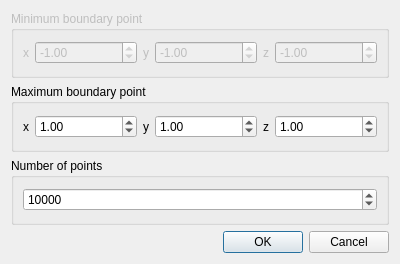
<?xml version="1.0" encoding="UTF-8"?>
<ui version="4.0">
 <class>GenerateDataUniformDialog</class>
 <widget class="QDialog" name="GenerateDataUniformDialog">
  <property name="geometry">
   <rect>
    <x>0</x>
    <y>0</y>
    <width>400</width>
    <height>264</height>
   </rect>
  </property>
  <property name="windowTitle">
   <string>Dialog</string>
  </property>
  <layout class="QVBoxLayout" name="verticalLayout">
   <item>
    <widget class="QGroupBox" name="minBoundBox">
     <property name="enabled">
      <bool>false</bool>
     </property>
     <property name="title">
      <string>Minimum boundary point</string>
     </property>
     <layout class="QHBoxLayout" name="horizontalLayout">
      <item>
       <widget class="QLabel" name="minXLabel">
        <property name="sizePolicy">
         <sizepolicy hsizetype="Fixed" vsizetype="Preferred">
          <horstretch>0</horstretch>
          <verstretch>0</verstretch>
         </sizepolicy>
        </property>
        <property name="text">
         <string>x</string>
        </property>
       </widget>
      </item>
      <item>
       <widget class="QDoubleSpinBox" name="minBoundXSpinBox">
        <property name="minimum">
         <double>-99.989999999999995</double>
        </property>
        <property name="value">
         <double>-1.000000000000000</double>
        </property>
       </widget>
      </item>
      <item>
       <widget class="QLabel" name="minYLabel">
        <property name="sizePolicy">
         <sizepolicy hsizetype="Fixed" vsizetype="Preferred">
          <horstretch>0</horstretch>
          <verstretch>0</verstretch>
         </sizepolicy>
        </property>
        <property name="text">
         <string>y</string>
        </property>
       </widget>
      </item>
      <item>
       <widget class="QDoubleSpinBox" name="minBoundYSpinBox">
        <property name="minimum">
         <double>-99.989999999999995</double>
        </property>
        <property name="value">
         <double>-1.000000000000000</double>
        </property>
       </widget>
      </item>
      <item>
       <widget class="QLabel" name="minZLabel">
        <property name="sizePolicy">
         <sizepolicy hsizetype="Fixed" vsizetype="Preferred">
          <horstretch>0</horstretch>
          <verstretch>0</verstretch>
         </sizepolicy>
        </property>
        <property name="text">
         <string>z</string>
        </property>
       </widget>
      </item>
      <item>
       <widget class="QDoubleSpinBox" name="minBoundZSpinBox">
        <property name="minimum">
         <double>-99.989999999999995</double>
        </property>
        <property name="value">
         <double>-1.000000000000000</double>
        </property>
       </widget>
      </item>
     </layout>
    </widget>
   </item>
   <item>
    <widget class="QGroupBox" name="maxBoundBox">
     <property name="title">
      <string>Maximum boundary point</string>
     </property>
     <layout class="QHBoxLayout" name="horizontalLayout_2">
      <item>
       <widget class="QLabel" name="maxXLabel">
        <property name="sizePolicy">
         <sizepolicy hsizetype="Fixed" vsizetype="Preferred">
          <horstretch>0</horstretch>
          <verstretch>0</verstretch>
         </sizepolicy>
        </property>
        <property name="text">
         <string>x</string>
        </property>
       </widget>
      </item>
      <item>
       <widget class="QDoubleSpinBox" name="maxBoundXSpinBox">
        <property name="sizePolicy">
         <sizepolicy hsizetype="Minimum" vsizetype="Fixed">
          <horstretch>0</horstretch>
          <verstretch>0</verstretch>
         </sizepolicy>
        </property>
        <property name="minimum">
         <double>0.000000000000000</double>
        </property>
        <property name="value">
         <double>1.000000000000000</double>
        </property>
       </widget>
      </item>
      <item>
       <widget class="QLabel" name="maxYLabel">
        <property name="sizePolicy">
         <sizepolicy hsizetype="Fixed" vsizetype="Preferred">
          <horstretch>0</horstretch>
          <verstretch>0</verstretch>
         </sizepolicy>
        </property>
        <property name="text">
         <string>y</string>
        </property>
       </widget>
      </item>
      <item>
       <widget class="QDoubleSpinBox" name="maxBoundYSpinBox">
        <property name="minimum">
         <double>0.000000000000000</double>
        </property>
        <property name="value">
         <double>1.000000000000000</double>
        </property>
       </widget>
      </item>
      <item>
       <widget class="QLabel" name="maxZLabel">
        <property name="sizePolicy">
         <sizepolicy hsizetype="Fixed" vsizetype="Preferred">
          <horstretch>0</horstretch>
          <verstretch>0</verstretch>
         </sizepolicy>
        </property>
        <property name="text">
         <string>z</string>
        </property>
       </widget>
      </item>
      <item>
       <widget class="QDoubleSpinBox" name="maxBoundZSpinBox">
        <property name="minimum">
         <double>0.000000000000000</double>
        </property>
        <property name="value">
         <double>1.000000000000000</double>
        </property>
       </widget>
      </item>
     </layout>
    </widget>
   </item>
   <item>
    <widget class="QGroupBox" name="stepBox">
     <property name="title">
      <string>Number of points</string>
     </property>
     <layout class="QHBoxLayout" name="horizontalLayout_3">
      <item>
       <widget class="QSpinBox" name="numPointsSpinBox">
        <property name="minimum">
         <number>1</number>
        </property>
        <property name="maximum">
         <number>99999</number>
        </property>
        <property name="value">
         <number>10000</number>
        </property>
       </widget>
      </item>
     </layout>
    </widget>
   </item>
   <item>
    <widget class="QDialogButtonBox" name="buttonBox">
     <property name="orientation">
      <enum>Qt::Horizontal</enum>
     </property>
     <property name="standardButtons">
      <set>QDialogButtonBox::Cancel|QDialogButtonBox::Ok</set>
     </property>
    </widget>
   </item>
  </layout>
 </widget>
 <resources/>
 <connections>
  <connection>
   <sender>buttonBox</sender>
   <signal>accepted()</signal>
   <receiver>GenerateDataUniformDialog</receiver>
   <slot>accept()</slot>
   <hints>
    <hint type="sourcelabel">
     <x>248</x>
     <y>254</y>
    </hint>
    <hint type="destinationlabel">
     <x>157</x>
     <y>274</y>
    </hint>
   </hints>
  </connection>
  <connection>
   <sender>buttonBox</sender>
   <signal>rejected()</signal>
   <receiver>GenerateDataUniformDialog</receiver>
   <slot>reject()</slot>
   <hints>
    <hint type="sourcelabel">
     <x>316</x>
     <y>260</y>
    </hint>
    <hint type="destinationlabel">
     <x>286</x>
     <y>274</y>
    </hint>
   </hints>
  </connection>
  <connection>
   <sender>maxBoundXSpinBox</sender>
   <signal>valueChanged(double)</signal>
   <receiver>GenerateDataUniformDialog</receiver>
   <slot>setMinX(double)</slot>
   <hints>
    <hint type="sourcelabel">
     <x>84</x>
     <y>126</y>
    </hint>
    <hint type="destinationlabel">
     <x>199</x>
     <y>131</y>
    </hint>
   </hints>
  </connection>
  <connection>
   <sender>maxBoundYSpinBox</sender>
   <signal>valueChanged(double)</signal>
   <receiver>GenerateDataUniformDialog</receiver>
   <slot>setMinY(double)</slot>
   <hints>
    <hint type="sourcelabel">
     <x>206</x>
     <y>126</y>
    </hint>
    <hint type="destinationlabel">
     <x>199</x>
     <y>131</y>
    </hint>
   </hints>
  </connection>
  <connection>
   <sender>maxBoundZSpinBox</sender>
   <signal>valueChanged(double)</signal>
   <receiver>GenerateDataUniformDialog</receiver>
   <slot>setMinZ(double)</slot>
   <hints>
    <hint type="sourcelabel">
     <x>327</x>
     <y>126</y>
    </hint>
    <hint type="destinationlabel">
     <x>199</x>
     <y>131</y>
    </hint>
   </hints>
  </connection>
 </connections>
 <slots>
  <slot>setMinX(double)</slot>
  <slot>setMinY(double)</slot>
  <slot>setMinZ(double)</slot>
 </slots>
</ui>
